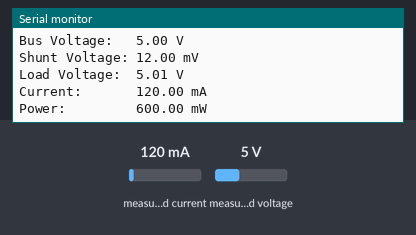
The sketch below on a simulated ESP32. On the bench: the last lines printed to the serial monitor. Inputs (shaded band) come from the test bench; at power-on: measured current 120 mA, measured voltage 5 V.

Above: at 1.2 s.
1.3 s: measured current set to 40 mA
At 2.6 s:
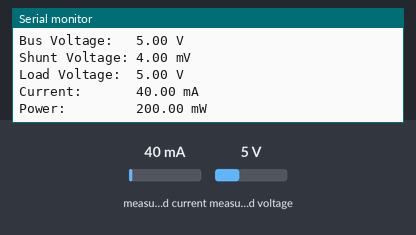
2.8 s: measured voltage set to 0.3 V
At 4.2 s:
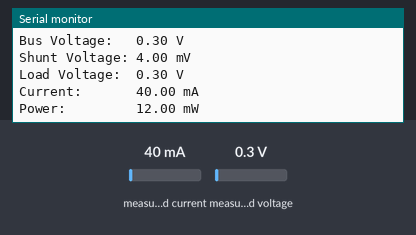
4.3 s: measured current set to 500 mA
At 6.7 s:
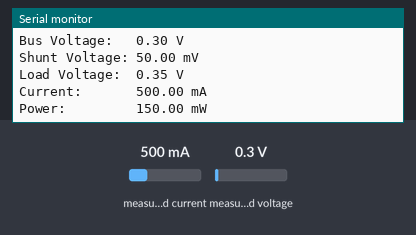
Timing chart, 0 to 8.2 s (numbered marks = the images above; inputs shaded):
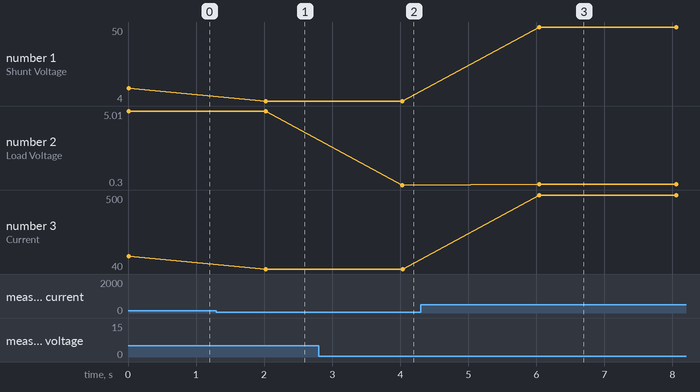

The sketch:

INA219_TestOK_I2C1617_Adr0x40.ino
```cpp
#include <Wire.h>
#include <Adafruit_INA219.h>

// Create an instance of the Adafruit_INA219 class with the specified address
Adafruit_INA219 ina219(0x40);

void setup(void) {
  // Initialize serial communication for debugging
  Serial.begin(115200);
  while (!Serial) {
      // Wait for serial port to connect. Needed for native USB
      delay(10);
  }

  // Initialize the I2C bus with custom SDA and SCL pins
  Wire.begin(16, 17);

  // Initialize the INA219 with the specified address
  if (!ina219.begin()) {
      Serial.println("Failed to find INA219 chip at address 0x40");
      while (1) { delay(10); }
  }

  // Optionally calibrate to a specific range (default range is 32V, 2A)
  // ina219.setCalibration_32V_2A();
  // ina219.setCalibration_32V_1A();
  // ina219.setCalibration_16V_400mA();
}

void loop(void) {
  float shuntVoltage_mV = 0;
  float busVoltage_V = 0;
  float current_mA = 0;
  float power_mW = 0;
  float loadVoltage_V = 0;

  // Read the values from the INA219
  shuntVoltage_mV = ina219.getShuntVoltage_mV();
  busVoltage_V = ina219.getBusVoltage_V();
  current_mA = ina219.getCurrent_mA();
  power_mW = ina219.getPower_mW();
  loadVoltage_V = busVoltage_V + (shuntVoltage_mV / 1000);

  // Print the values to the Serial Monitor
  Serial.print("Bus Voltage:   "); Serial.print(busVoltage_V); Serial.println(" V");
  Serial.print("Shunt Voltage: "); Serial.print(shuntVoltage_mV); Serial.println(" mV");
  Serial.print("Load Voltage:  "); Serial.print(loadVoltage_V); Serial.println(" V");
  Serial.print("Current:       "); Serial.print(current_mA); Serial.println(" mA");
  Serial.print("Power:         "); Serial.print(power_mW); Serial.println(" mW");
  Serial.println("");

  // Wait for a bit before reading again
  delay(2000);
}
```

Measured:
- after the input at 1.3 s, the serial monitor: prints a new line after 0.72 s (image 1)
- after the input at 2.8 s, the serial monitor: prints a new line after 1.2 s (image 2)
- after the input at 4.3 s, the serial monitor: prints a new line after 1.7 s (image 3)
- plotted number 1: 12 → 4 after the input at 1.3 s, 4 → 50 after the input at 4.3 s
- plotted number 2: 5 → 0.3 after the input at 2.8 s, 0.3 → 0.35 after the input at 4.3 s
- plotted number 3: 120 → 40 after the input at 1.3 s, 40 → 500 after the input at 4.3 s
